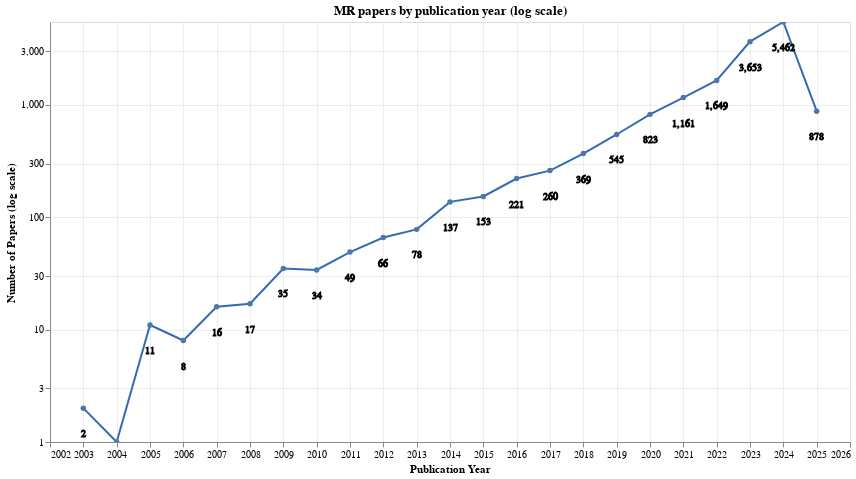

The notebook cell saved with this chart:
### Markdown cell above
## Temporal Distribution - Bar Chart

### Code cell
# Ensure sorted and remove zeros for log scale
pub_year_data = (
    pub_year_data.sort_values("year").query("paper_count > 0").copy()
)

# Min/max for x-domain so last tick is 2025
min_year = int(pub_year_data["year"].min())

# Build log tick values like 1, 3, 10, 30, 100, 300, …
ymax = float(pub_year_data["paper_count"].max())
log_ticks = []
k = 0
while (10**k) <= ymax * 1.2:
    base = 10**k
    for m in (1, 3):
        val = base * m
        if val >= 1:
            log_ticks.append(val)
    k += 1

base_chart = alt.Chart(pub_year_data).properties(width=800, height=420)

line_raw = base_chart.mark_line(point=True, color="#356bb3").encode(
    x=alt.X(
        "year:Q",
        title="Publication Year",
        scale=alt.Scale(domain=[min_year, 2025]),
        axis=alt.Axis(tickMinStep=1, format="d"),
    ),
    y=alt.Y(
        "paper_count:Q",
        title="Number of Papers (log scale)",
        scale=alt.Scale(type="log", base=10, nice=False, domainMin=1),
        axis=alt.Axis(values=log_ticks, format=","),
    ),
    tooltip=[
        alt.Tooltip("year:Q", title="Year", format="d"),
        alt.Tooltip("paper_count:Q", title="Papers", format=","),
    ],
)

# Labels for every point (with halo for readability)
labels_all = base_chart.mark_text(
    align="center",
    dy=26,
    # color="#356bb3",
    stroke="black",
    strokeWidth=1,
    fontSize=10,
).encode(
    x="year:Q",
    y="paper_count:Q",
    text=alt.Text("paper_count:Q", format=","),
)

# Enable x-axis zoom/pan (Altair 5: add_params)
xzoom = alt.selection_interval(bind="scales", encodings=["x"])

line_chart = (
    alt.layer(line_raw, labels_all)
    .add_params(xzoom)
    .properties(
        title="MR papers by publication year (log scale)",
    )
    .configure_axis(gridColor="#e6e6e6", gridOpacity=0.7)
)

line_chart

### Figure 1 — Vega-Lite specification as saved in the notebook (floating-point values rounded to 4 significant figures)
{"config": {"view": {"continuousWidth": 300, "continuousHeight": 300}, "axis": {"gridColor": "#e6e6e6", "gridOpacity": 0.7}}, "layer": [{"mark": {"type": "line", "color": "#356bb3", "point": true}, "encoding": {"tooltip": [{"field": "year", "format": "d", "title": "Year", "type": "quantitative"}, {"field": "paper_count", "format": ",", "title": "Papers", "type": "quantitative"}], "x": {"axis": {"format": "d", "tickMinStep": 1}, "field": "year", "scale": {"domain": [2003, 2025]}, "title": "Publication Year", "type": "quantitative"}, "y": {"axis": {"format": ",", "values": [1, 3, 10, 30, 100, 300, 1000, 3000]}, "field": "paper_count", "scale": {"base": 10, "domainMin": 1, "nice": false, "type": "log"}, "title": "Number of Papers (log scale)", "type": "quantitative"}}, "name": "view_a232e17bd3c67456_0"}, {"mark": {"type": "text", "align": "center", "dy": 26, "fontSize": 10, "stroke": "black", "strokeWidth": 1}, "encoding": {"text": {"field": "paper_count", "format": ",", "type": "quantitative"}, "x": {"field": "year", "type": "quantitative"}, "y": {"field": "paper_count", "type": "quantitative"}}}], "data": {"name": "data-858ae32915c721381ef8ce74671a02ad"}, "height": 420, "params": [{"name": "param_db82be42624d4632", "select": {"type": "interval", "encodings": ["x"]}, "bind": "scales", "views": ["view_a232e17bd3c67456_0"]}], "title": "MR papers by publication year (log scale)", "width": 800, "$schema": "https://vega.github.io/schema/vega-lite/v6.1.0.json", "datasets": {"data-858ae32915c721381ef8ce74671a02ad": [{"year": 2003, "paper_count": 2, "paper_count_3yr": 1.5}, {"year": 2004, "paper_count": 1, "paper_count_3yr": 4.667}, {"year": 2005, "paper_count": 11, "paper_count_3yr": 6.667}, {"year": 2006, "paper_count": 8, "paper_count_3yr": 11.67}, {"year": 2007, "paper_count": 16, "paper_count_3yr": 13.67}, {"year": 2008, "paper_count": 17, "paper_count_3yr": 22.67}, {"year": 2009, "paper_count": 35, "paper_count_3yr": 28.67}, {"year": 2010, "paper_count": 34, "paper_count_3yr": 39.33}, {"year": 2011, "paper_count": 49, "paper_count_3yr": 49.67}, {"year": 2012, "paper_count": 66, "paper_count_3yr": 64.33}, {"year": 2013, "paper_count": 78, "paper_count_3yr": 93.67}, {"year": 2014, "paper_count": 137, "paper_count_3yr": 122.7}, {"year": 2015, "paper_count": 153, "paper_count_3yr": 170.3}, {"year": 2016, "paper_count": 221, "paper_count_3yr": 211.3}, {"year": 2017, "paper_count": 260, "paper_count_3yr": 283.3}, {"year": 2018, "paper_count": 369, "paper_count_3yr": 391.3}, {"year": 2019, "paper_count": 545, "paper_count_3yr": 579.0}, {"year": 2020, "paper_count": 823, "paper_count_3yr": 843.0}, {"year": 2021, "paper_count": 1161, "paper_count_3yr": 1211.0}, {"year": 2022, "paper_count": 1649, "paper_count_3yr": 2154.0}, {"year": 2023, "paper_count": 3653, "paper_count_3yr": 3588.0}, {"year": 2024, "paper_count": 5462, "paper_count_3yr": 3331.0}, {"year": 2025, "paper_count": 878, "paper_count_3yr": 3170.0}]}}
